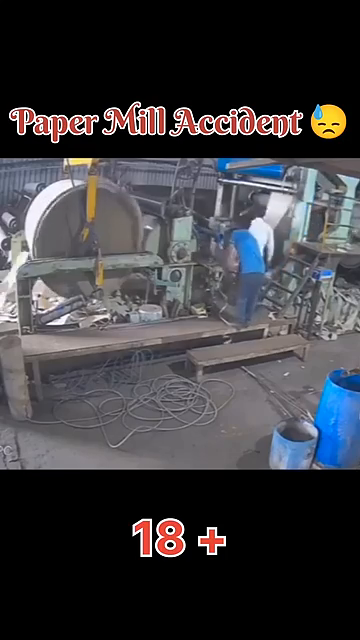
#> input picture frame 46 of dataset/raw_videos/video2_conveyor_belt.mp4, 360 x 640 px, given in place of the camera
$ python configure_zone.py
#> lines starting #> are read from the running program, lines starting #| are printed output that depends on the picture; after the words box and inside, x2 and y2 are one past the last pixel; in counts of white or black regions, pixels touching at a corner belong together
"""
=============================================================================
Danger Zone Configurator
=============================================================================
An interactive tool to visually define the danger zone rectangle on
a camera frame or video still. Click and drag to draw the zone, then
press 'S' to save the coordinates to config.

Usage:
    python src/configure_zone.py --source 0          # webcam
    python src/configure_zone.py --source video.mp4  # video file
=============================================================================
"""

import cv2
import numpy as np
import argparse
import json
import os

# State
drawing = False
ix, iy = -1, -1
fx, fy = -1, -1
zone_defined = False


def mouse_callback(event, x, y, flags, param):
    global drawing, ix, iy, fx, fy, zone_defined

    if event == cv2.EVENT_LBUTTONDOWN:
        drawing = True
        ix, iy = x, y
        fx, fy = x, y
        zone_defined = False

    elif event == cv2.EVENT_MOUSEMOVE:
        if drawing:
            fx, fy = x, y

    elif event == cv2.EVENT_LBUTTONUP:
        drawing = False
        fx, fy = x, y
        zone_defined = True
        print(f"\n[ZONE] Defined: ({ix}, {iy}) → ({fx}, {fy})")
        print(f"       Width: {abs(fx-ix)}px  Height: {abs(fy-iy)}px")
        print("       Press 'S' to save, 'R' to reset, 'Q' to quit.")


def configure_zone(source=0):
#> called with source = 0
    global zone_defined

    cap = cv2.VideoCapture(source)
    if not cap.isOpened():
        print(f"[ERROR] Cannot open source: {source}")
        return

    ret, frame = cap.read()
#> frame is the input picture: shape (640, 360, 3); mean B, G, R 63.5, 59.7, 60.4
    if not ret:
        print("[ERROR] Cannot read frame.")
        return

    cap.release()
    frame = cv2.resize(frame, (720, 480))
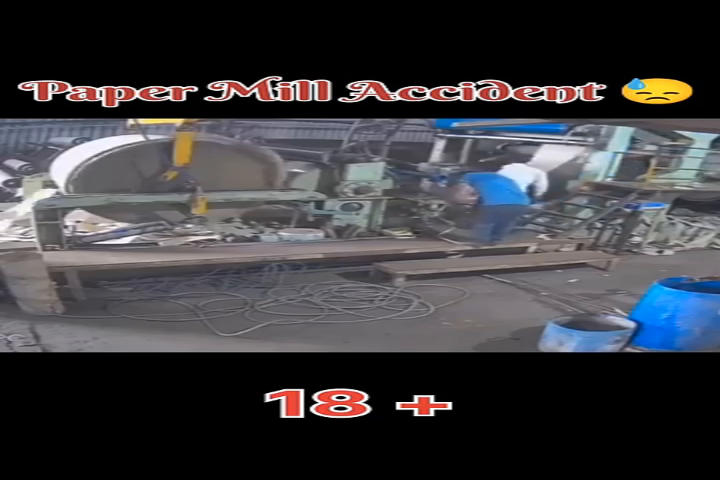
#> frame: shape (480, 720, 3); mean B, G, R 63.5, 59.6, 60.3
    base_frame = frame.copy()

    cv2.namedWindow("Danger Zone Configurator")
    cv2.setMouseCallback("Danger Zone Configurator", mouse_callback)

    print("\n=== Danger Zone Configurator ===")
    print("  Click and drag to draw the danger zone rectangle.")
    print("  Press S to save   | R to reset   | Q to quit")

    while True:
        display = base_frame.copy()

        # Draw instructions
        cv2.putText(display, "Draw danger zone: Click & Drag",
                    (10, 25), cv2.FONT_HERSHEY_SIMPLEX, 0.6, (255, 255, 0), 1)
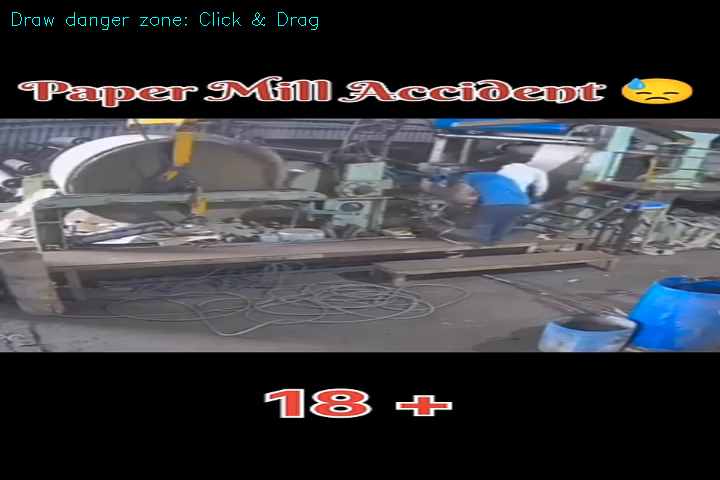
#> display: shape (480, 720, 3); 0.18% of pixels changed, all inside (x1, y1, x2, y2) = (12, 12, 318, 30)

        # Draw current rectangle
#> (the run stopped early here; a loop or call above may not have finished)

$ run again, starting later in the video
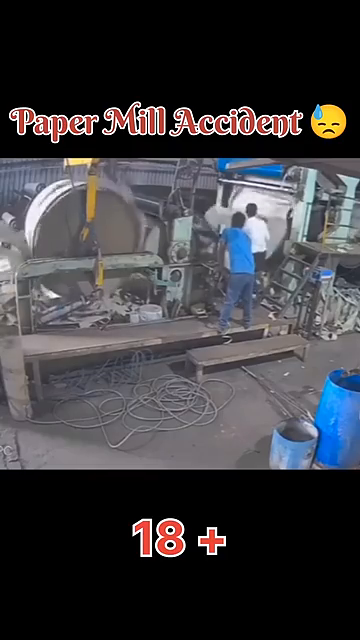
#> input picture frame 207 of dataset/raw_videos/video2_conveyor_belt.mp4, 360 x 640 px, given in place of the camera
#> in configure_zone, frame is the input picture: shape (640, 360, 3); mean B, G, R 63.8, 59.8, 60.7
#> in configure_zone, `frame = cv2.resize(frame, (720, 480))`:
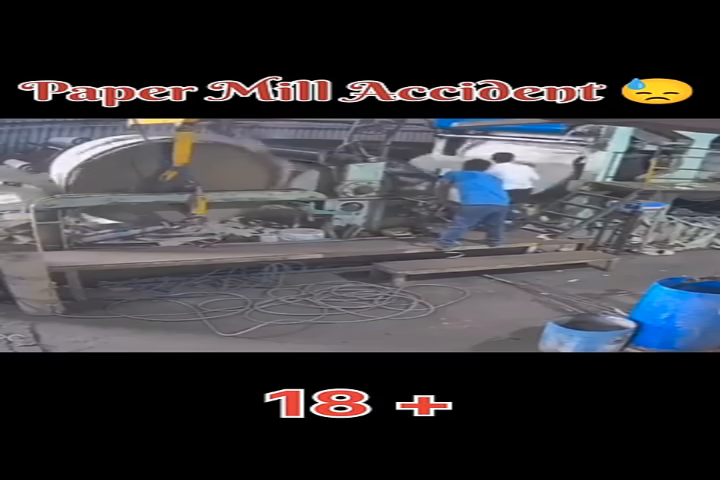
#> frame: shape (480, 720, 3); mean B, G, R 63.8, 59.8, 60.7
#> in configure_zone, `cv2.putText(display, "Draw danger zone: Click & Drag", (10, 25), cv2.F..`:
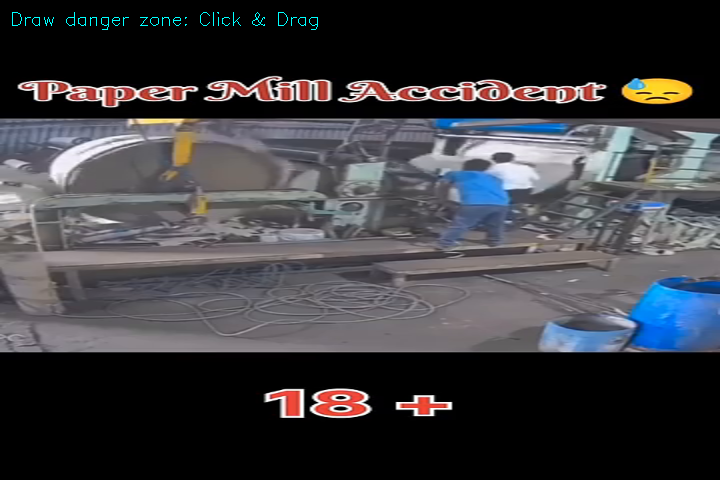
#> display: shape (480, 720, 3); 0.18% of pixels changed, all inside (x1, y1, x2, y2) = (12, 12, 318, 30)

$ run again, starting later in the video
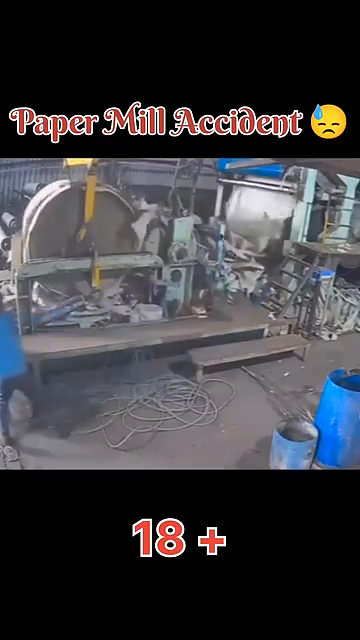
#> input picture frame 368 of dataset/raw_videos/video2_conveyor_belt.mp4, 360 x 640 px, given in place of the camera
#> in configure_zone, frame is the input picture: shape (640, 360, 3); mean B, G, R 64.4, 60.2, 60.8
#> in configure_zone, `frame = cv2.resize(frame, (720, 480))`:
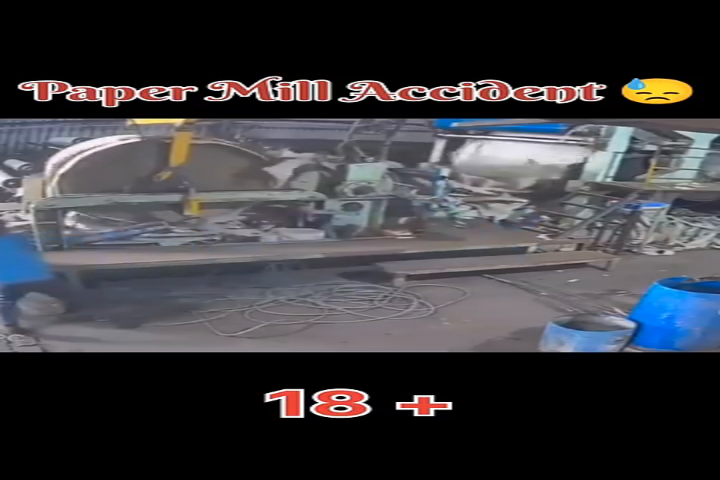
#> frame: shape (480, 720, 3); mean B, G, R 64.4, 60.2, 60.8
#> in configure_zone, `cv2.putText(display, "Draw danger zone: Click & Drag", (10, 25), cv2.F..`:
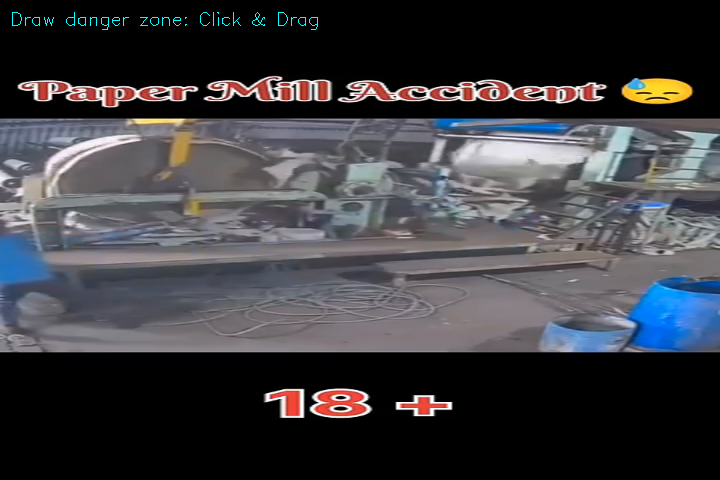
#> display: shape (480, 720, 3); 0.18% of pixels changed, all inside (x1, y1, x2, y2) = (12, 12, 318, 30)
